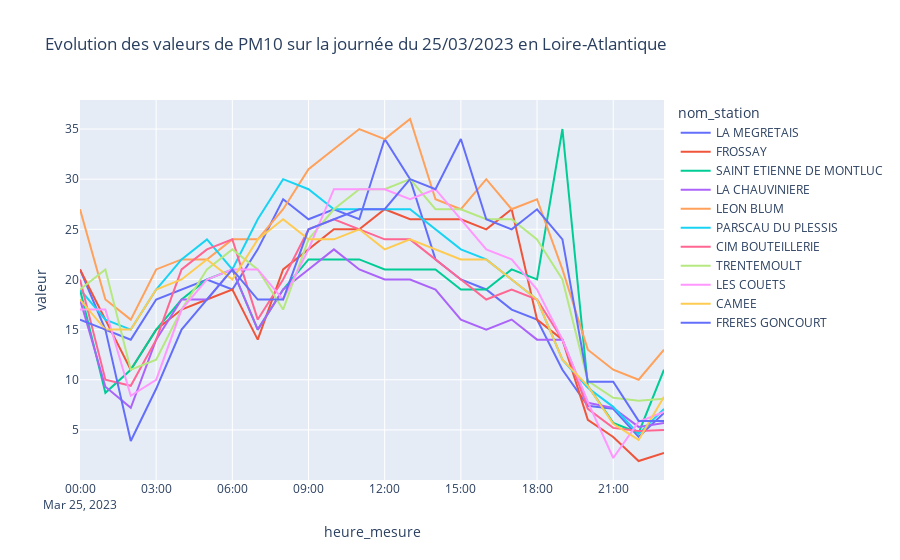

Notebook code for this chart:
### Markdown cell above
# Visualisation simple de chaque station sur la journée du 25/03/2023

Pour se familiariser avec les données récupérées, nous allons tracer l'évolution heure par heure des concentrations en PM10 sur la journée du 25/03/2023 des 11 stations relevées.

### Code cell
df_PM10_25032023 = df_PM10_hour_week.loc[df_PM10_hour_week['heure_mesure'].dt.date == pd.to_datetime('2023-03-25').date()]

px.line(df_PM10_25032023,
        x='heure_mesure',
        y='valeur',
        color='nom_station',
        title='Evolution des valeurs de PM10 sur la journée du 25/03/2023 en Loire-Atlantique')

### Figure 1 — Plotly figure (JSON) as saved in the notebook; plotly's stock layout.template omitted (floating-point values rounded to 4 significant figures)
{"data": [{"hovertemplate": "nom_station=LA MEGRETAIS<br>heure_mesure=%{x}<br>valeur=%{y}<extra></extra>", "legendgroup": "LA MEGRETAIS", "line": {"color": "#636efa", "dash": "solid"}, "marker": {"symbol": "circle"}, "mode": "lines", "name": "LA MEGRETAIS", "orientation": "v", "showlegend": true, "type": "scatter", "x": ["2023-03-25T23:00:00", "2023-03-25T22:00:00", "2023-03-25T21:00:00", "2023-03-25T20:00:00", "2023-03-25T19:00:00", "2023-03-25T18:00:00", "2023-03-25T17:00:00", "2023-03-25T16:00:00", "2023-03-25T15:00:00", "2023-03-25T14:00:00", "2023-03-25T13:00:00", "2023-03-25T12:00:00", "2023-03-25T11:00:00", "2023-03-25T10:00:00", "2023-03-25T09:00:00", "2023-03-25T08:00:00", "2023-03-25T07:00:00", "2023-03-25T06:00:00", "2023-03-25T05:00:00", "2023-03-25T04:00:00", "2023-03-25T03:00:00", "2023-03-25T02:00:00", "2023-03-25T01:00:00", "2023-03-25T00:00:00"], "xaxis": "x", "y": [6.7, 4.3, 7.1, 7.4, 11, 16, 17, 19, 20, 22, 30, 34, 26, 27, 26, 28, 23, 19, 20, 19, 18, 14, 15, 21], "yaxis": "y"}, {"hovertemplate": "nom_station=FROSSAY<br>heure_mesure=%{x}<br>valeur=%{y}<extra></extra>", "legendgroup": "FROSSAY", "line": {"color": "#EF553B", "dash": "solid"}, "marker": {"symbol": "circle"}, "mode": "lines", "name": "FROSSAY", "orientation": "v", "showlegend": true, "type": "scatter", "x": ["2023-03-25T23:00:00", "2023-03-25T22:00:00", "2023-03-25T21:00:00", "2023-03-25T20:00:00", "2023-03-25T19:00:00", "2023-03-25T18:00:00", "2023-03-25T17:00:00", "2023-03-25T16:00:00", "2023-03-25T15:00:00", "2023-03-25T14:00:00", "2023-03-25T13:00:00", "2023-03-25T12:00:00", "2023-03-25T11:00:00", "2023-03-25T10:00:00", "2023-03-25T09:00:00", "2023-03-25T08:00:00", "2023-03-25T07:00:00", "2023-03-25T06:00:00", "2023-03-25T05:00:00", "2023-03-25T04:00:00", "2023-03-25T03:00:00", "2023-03-25T02:00:00", "2023-03-25T01:00:00", "2023-03-25T00:00:00"], "xaxis": "x", "y": [2.7, 1.9, 4.3, 6, 14, 16, 27, 25, 26, 26, 26, 27, 25, 25, 23, 21, 14, 19, 18, 17, 15, 11, 16, 21], "yaxis": "y"}, {"hovertemplate": "nom_station=SAINT ETIENNE DE MONTLUC<br>heure_mesure=%{x}<br>valeur=%{y}<extra></extra>", "legendgroup": "SAINT ETIENNE DE MONTLUC", "line": {"color": "#00cc96", "dash": "solid"}, "marker": {"symbol": "circle"}, "mode": "lines", "name": "SAINT ETIENNE DE MONTLUC", "orientation": "v", "showlegend": true, "type": "scatter", "x": ["2023-03-25T23:00:00", "2023-03-25T22:00:00", "2023-03-25T21:00:00", "2023-03-25T20:00:00", "2023-03-25T19:00:00", "2023-03-25T18:00:00", "2023-03-25T17:00:00", "2023-03-25T16:00:00", "2023-03-25T15:00:00", "2023-03-25T14:00:00", "2023-03-25T13:00:00", "2023-03-25T12:00:00", "2023-03-25T11:00:00", "2023-03-25T10:00:00", "2023-03-25T09:00:00", "2023-03-25T08:00:00", "2023-03-25T07:00:00", "2023-03-25T06:00:00", "2023-03-25T05:00:00", "2023-03-25T04:00:00", "2023-03-25T03:00:00", "2023-03-25T02:00:00", "2023-03-25T01:00:00", "2023-03-25T00:00:00"], "xaxis": "x", "y": [11, 4.7, 5.7, 9.4, 35, 20, 21, 19, 19, 21, 21, 21, 22, 22, 22, 19, 15, 21, 20, 18, 15, 11, 8.7, 19], "yaxis": "y"}, {"hovertemplate": "nom_station=LA CHAUVINIERE<br>heure_mesure=%{x}<br>valeur=%{y}<extra></extra>", "legendgroup": "LA CHAUVINIERE", "line": {"color": "#ab63fa", "dash": "solid"}, "marker": {"symbol": "circle"}, "mode": "lines", "name": "LA CHAUVINIERE", "orientation": "v", "showlegend": true, "type": "scatter", "x": ["2023-03-25T23:00:00", "2023-03-25T22:00:00", "2023-03-25T21:00:00", "2023-03-25T20:00:00", "2023-03-25T19:00:00", "2023-03-25T18:00:00", "2023-03-25T17:00:00", "2023-03-25T16:00:00", "2023-03-25T15:00:00", "2023-03-25T14:00:00", "2023-03-25T13:00:00", "2023-03-25T12:00:00", "2023-03-25T11:00:00", "2023-03-25T10:00:00", "2023-03-25T09:00:00", "2023-03-25T08:00:00", "2023-03-25T07:00:00", "2023-03-25T06:00:00", "2023-03-25T05:00:00", "2023-03-25T04:00:00", "2023-03-25T03:00:00", "2023-03-25T02:00:00", "2023-03-25T01:00:00", "2023-03-25T00:00:00"], "xaxis": "x", "y": [5.7, 5.3, 7.2, 7.7, 14, 14, 16, 15, 16, 19, 20, 20, 21, 23, 21, 19, 15, 21, 18, 18, 14, 7.2, 9.3, 18], "yaxis": "y"}, {"hovertemplate": "nom_station=LEON BLUM<br>heure_mesure=%{x}<br>valeur=%{y}<extra></extra>", "legendgroup": "LEON BLUM", "line": {"color": "#FFA15A", "dash": "solid"}, "marker": {"symbol": "circle"}, "mode": "lines", "name": "LEON BLUM", "orientation": "v", "showlegend": true, "type": "scatter", "x": ["2023-03-25T23:00:00", "2023-03-25T22:00:00", "2023-03-25T21:00:00", "2023-03-25T20:00:00", "2023-03-25T19:00:00", "2023-03-25T18:00:00", "2023-03-25T17:00:00", "2023-03-25T16:00:00", "2023-03-25T15:00:00", "2023-03-25T14:00:00", "2023-03-25T13:00:00", "2023-03-25T12:00:00", "2023-03-25T11:00:00", "2023-03-25T10:00:00", "2023-03-25T09:00:00", "2023-03-25T08:00:00", "2023-03-25T07:00:00", "2023-03-25T06:00:00", "2023-03-25T05:00:00", "2023-03-25T04:00:00", "2023-03-25T03:00:00", "2023-03-25T02:00:00", "2023-03-25T01:00:00", "2023-03-25T00:00:00"], "xaxis": "x", "y": [13, 10, 11, 13, 21, 28, 27, 30, 27, 28, 36, 34, 35, 33, 31, 27, 24, 24, 22, 22, 21, 16, 18, 27], "yaxis": "y"}, {"hovertemplate": "nom_station=PARSCAU DU PLESSIS<br>heure_mesure=%{x}<br>valeur=%{y}<extra></extra>", "legendgroup": "PARSCAU DU PLESSIS", "line": {"color": "#19d3f3", "dash": "solid"}, "marker": {"symbol": "circle"}, "mode": "lines", "name": "PARSCAU DU PLESSIS", "orientation": "v", "showlegend": true, "type": "scatter", "x": ["2023-03-25T23:00:00", "2023-03-25T22:00:00", "2023-03-25T21:00:00", "2023-03-25T20:00:00", "2023-03-25T19:00:00", "2023-03-25T18:00:00", "2023-03-25T17:00:00", "2023-03-25T16:00:00", "2023-03-25T15:00:00", "2023-03-25T14:00:00", "2023-03-25T13:00:00", "2023-03-25T12:00:00", "2023-03-25T11:00:00", "2023-03-25T10:00:00", "2023-03-25T09:00:00", "2023-03-25T08:00:00", "2023-03-25T07:00:00", "2023-03-25T06:00:00", "2023-03-25T05:00:00", "2023-03-25T04:00:00", "2023-03-25T03:00:00", "2023-03-25T02:00:00", "2023-03-25T01:00:00", "2023-03-25T00:00:00"], "xaxis": "x", "y": [7.1, 4.6, 7.3, 9.2, 12, 18, 20, 22, 23, 25, 27, 27, 27, 27, 29, 30, 26, 21, 24, 22, 19, 15, 16, 19], "yaxis": "y"}, {"hovertemplate": "nom_station=CIM BOUTEILLERIE<br>heure_mesure=%{x}<br>valeur=%{y}<extra></extra>", "legendgroup": "CIM BOUTEILLERIE", "line": {"color": "#FF6692", "dash": "solid"}, "marker": {"symbol": "circle"}, "mode": "lines", "name": "CIM BOUTEILLERIE", "orientation": "v", "showlegend": true, "type": "scatter", "x": ["2023-03-25T23:00:00", "2023-03-25T22:00:00", "2023-03-25T21:00:00", "2023-03-25T20:00:00", "2023-03-25T19:00:00", "2023-03-25T18:00:00", "2023-03-25T17:00:00", "2023-03-25T16:00:00", "2023-03-25T15:00:00", "2023-03-25T14:00:00", "2023-03-25T13:00:00", "2023-03-25T12:00:00", "2023-03-25T11:00:00", "2023-03-25T10:00:00", "2023-03-25T09:00:00", "2023-03-25T08:00:00", "2023-03-25T07:00:00", "2023-03-25T06:00:00", "2023-03-25T05:00:00", "2023-03-25T04:00:00", "2023-03-25T03:00:00", "2023-03-25T02:00:00", "2023-03-25T01:00:00", "2023-03-25T00:00:00"], "xaxis": "x", "y": [5, 4.9, 5.2, 7.1, 14, 18, 19, 18, 20, 22, 24, 24, 25, 26, 25, 20, 16, 24, 23, 21, 14, 9.4, 10, 20], "yaxis": "y"}, {"hovertemplate": "nom_station=TRENTEMOULT<br>heure_mesure=%{x}<br>valeur=%{y}<extra></extra>", "legendgroup": "TRENTEMOULT", "line": {"color": "#B6E880", "dash": "solid"}, "marker": {"symbol": "circle"}, "mode": "lines", "name": "TRENTEMOULT", "orientation": "v", "showlegend": true, "type": "scatter", "x": ["2023-03-25T23:00:00", "2023-03-25T22:00:00", "2023-03-25T21:00:00", "2023-03-25T20:00:00", "2023-03-25T19:00:00", "2023-03-25T18:00:00", "2023-03-25T17:00:00", "2023-03-25T16:00:00", "2023-03-25T15:00:00", "2023-03-25T14:00:00", "2023-03-25T13:00:00", "2023-03-25T12:00:00", "2023-03-25T11:00:00", "2023-03-25T10:00:00", "2023-03-25T09:00:00", "2023-03-25T08:00:00", "2023-03-25T07:00:00", "2023-03-25T06:00:00", "2023-03-25T05:00:00", "2023-03-25T04:00:00", "2023-03-25T03:00:00", "2023-03-25T02:00:00", "2023-03-25T01:00:00", "2023-03-25T00:00:00"], "xaxis": "x", "y": [8.1, 7.9, 8.2, 9.9, 20, 24, 26, 26, 27, 27, 30, 29, 29, 27, 24, 17, 21, 23, 21, 17, 12, 11, 21, 19], "yaxis": "y"}, {"hovertemplate": "nom_station=LES COUETS<br>heure_mesure=%{x}<br>valeur=%{y}<extra></extra>", "legendgroup": "LES COUETS", "line": {"color": "#FF97FF", "dash": "solid"}, "marker": {"symbol": "circle"}, "mode": "lines", "name": "LES COUETS", "orientation": "v", "showlegend": true, "type": "scatter", "x": ["2023-03-25T23:00:00", "2023-03-25T22:00:00", "2023-03-25T21:00:00", "2023-03-25T20:00:00", "2023-03-25T19:00:00", "2023-03-25T18:00:00", "2023-03-25T17:00:00", "2023-03-25T16:00:00", "2023-03-25T15:00:00", "2023-03-25T14:00:00", "2023-03-25T13:00:00", "2023-03-25T12:00:00", "2023-03-25T11:00:00", "2023-03-25T10:00:00", "2023-03-25T09:00:00", "2023-03-25T08:00:00", "2023-03-25T07:00:00", "2023-03-25T06:00:00", "2023-03-25T05:00:00", "2023-03-25T04:00:00", "2023-03-25T03:00:00", "2023-03-25T02:00:00", "2023-03-25T01:00:00", "2023-03-25T00:00:00"], "xaxis": "x", "y": [6.8, 5.8, 2.2, 7.8, 14, 19, 22, 23, 26, 29, 28, 29, 29, 29, 23, 18, 21, 21, 20, 17, 10, 8.4, 17, 17], "yaxis": "y"}, {"hovertemplate": "nom_station=CAMEE<br>heure_mesure=%{x}<br>valeur=%{y}<extra></extra>", "legendgroup": "CAMEE", "line": {"color": "#FECB52", "dash": "solid"}, "marker": {"symbol": "circle"}, "mode": "lines", "name": "CAMEE", "orientation": "v", "showlegend": true, "type": "scatter", "x": ["2023-03-25T23:00:00", "2023-03-25T22:00:00", "2023-03-25T21:00:00", "2023-03-25T20:00:00", "2023-03-25T19:00:00", "2023-03-25T18:00:00", "2023-03-25T17:00:00", "2023-03-25T16:00:00", "2023-03-25T15:00:00", "2023-03-25T14:00:00", "2023-03-25T13:00:00", "2023-03-25T12:00:00", "2023-03-25T11:00:00", "2023-03-25T10:00:00", "2023-03-25T09:00:00", "2023-03-25T08:00:00", "2023-03-25T07:00:00", "2023-03-25T06:00:00", "2023-03-25T05:00:00", "2023-03-25T04:00:00", "2023-03-25T03:00:00", "2023-03-25T02:00:00", "2023-03-25T01:00:00", "2023-03-25T00:00:00"], "xaxis": "x", "y": [8.3, 4, 5.6, 9.4, 12, 18, 20, 22, 22, 23, 24, 23, 25, 24, 24, 26, 24, 20, 22, 20, 19, 15, 15, 18], "yaxis": "y"}, {"hovertemplate": "nom_station=FRERES GONCOURT<br>heure_mesure=%{x}<br>valeur=%{y}<extra></extra>", "legendgroup": "FRERES GONCOURT", "line": {"color": "#636efa", "dash": "solid"}, "marker": {"symbol": "circle"}, "mode": "lines", "name": "FRERES GONCOURT", "orientation": "v", "showlegend": true, "type": "scatter", "x": ["2023-03-25T23:00:00", "2023-03-25T22:00:00", "2023-03-25T21:00:00", "2023-03-25T20:00:00", "2023-03-25T19:00:00", "2023-03-25T18:00:00", "2023-03-25T17:00:00", "2023-03-25T16:00:00", "2023-03-25T15:00:00", "2023-03-25T14:00:00", "2023-03-25T13:00:00", "2023-03-25T12:00:00", "2023-03-25T11:00:00", "2023-03-25T10:00:00", "2023-03-25T09:00:00", "2023-03-25T08:00:00", "2023-03-25T07:00:00", "2023-03-25T06:00:00", "2023-03-25T05:00:00", "2023-03-25T04:00:00", "2023-03-25T03:00:00", "2023-03-25T02:00:00", "2023-03-25T01:00:00", "2023-03-25T00:00:00"], "xaxis": "x", "y": [5.9, 5.9, 9.8, 9.8, 24, 27, 25, 26, 34, 29, 30, 27, 27, 26, 25, 18, 18, 21, 18, 15, 9.1, 3.9, 15, 16], "yaxis": "y"}], "layout": {"legend": {"title": {"text": "nom_station"}, "tracegroupgap": 0}, "title": {"text": "Evolution des valeurs de PM10 sur la journée du 25/03/2023 en Loire-Atlantique"}, "xaxis": {"anchor": "y", "domain": [0, 1], "title": {"text": "heure_mesure"}}, "yaxis": {"anchor": "x", "domain": [0, 1], "title": {"text": "valeur"}}}}
